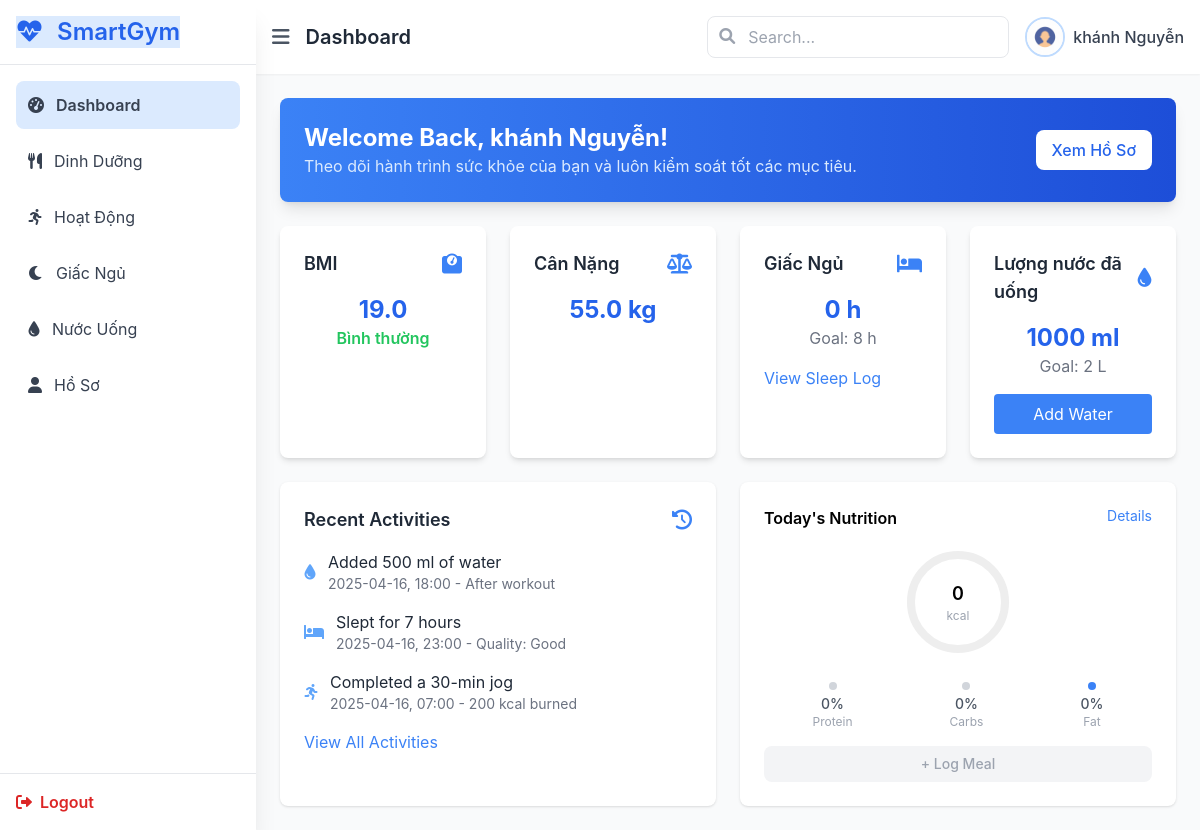
Page / (signed in) on the earlier database version.
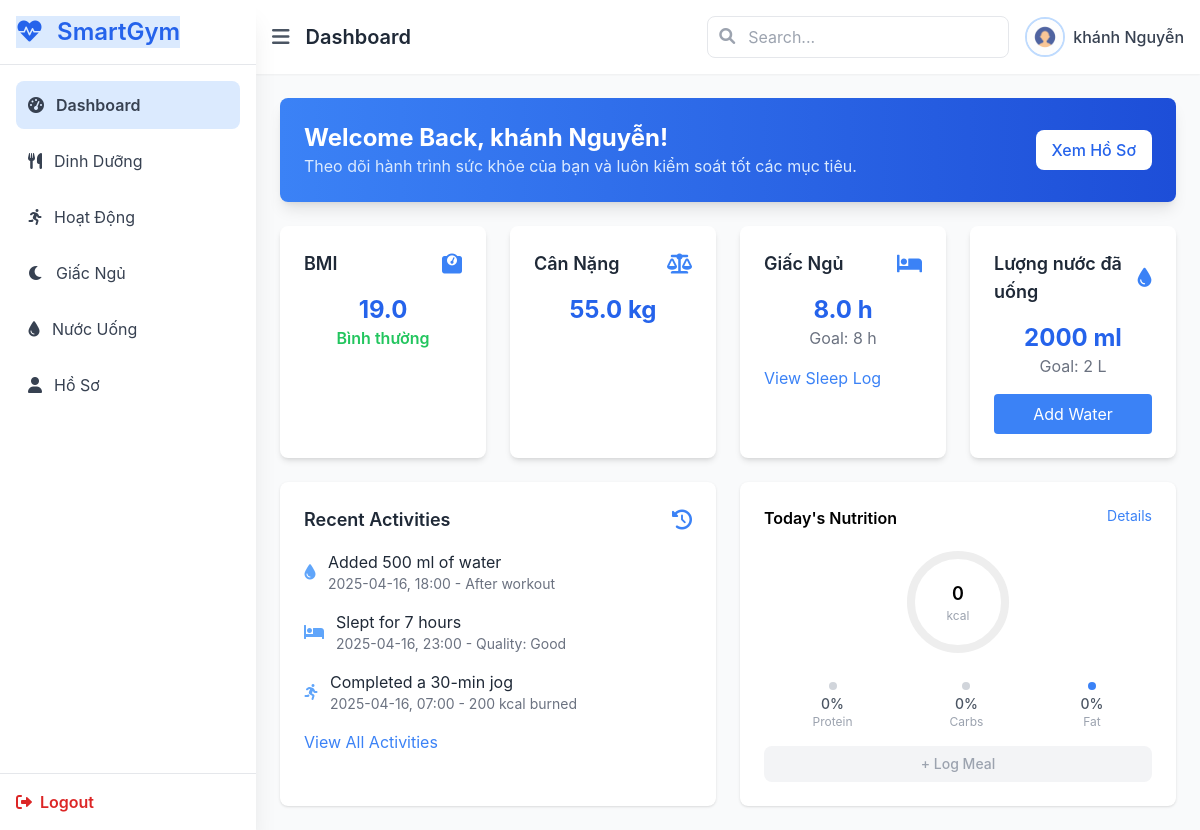
Same page on the later database version.
### sleep/models.py (models this page shows, shortened)
class SleepRecord(models.Model):
    user = models.ForeignKey(settings.AUTH_USER_MODEL, on_delete=models.CASCADE)
    date = models.DateField()  # Người dùng chọn ngày ngủ
    sleep_time = models.TimeField()
    wake_time = models.TimeField()
    duration_hours = models.FloatField()
    quality = models.CharField(max_length=20)
    note = models.TextField(blank=True)

### main/views.py (the view)
# urls.py: path('', views.dashboard, name='dashboard'),  # Trang mặc định sau đăng nhập
@login_required
def dashboard(request):
    user = request.user
    today = timezone.now().date()  # Lấy ngày hôm nay theo Django timezone
    total_water_today = WaterIntake.objects.filter(user=user, date=today).aggregate(Sum('amount_ml'))['amount_ml__sum'] or 0
    today_sleep_record = SleepRecord.objects.filter(user=user, date=today).first()
    total_sleep_today = today_sleep_record.duration_hours if today_sleep_record else 0  # Lấy giá trị thực nếu có, nếu không hiển thị mặc định 7h
    return render(request, 'main/dashboard.html', {
        'name': user.get_full_name(),
        'bmi': user.bmi,
        'weight': user.weight_kg,
        'height': user.height_cm,
        'email': user.email,
        'water': total_water_today,   # bạn có thể lấy từ WaterIntake sau
        'sleep': total_sleep_today,
        'last_update': user.last_weight_update
    })

### accounts/models.py (called while the page is built)
    @property
    def bmi(self):
        if self.height_cm and self.weight_kg:
            height_m = self.height_cm / 100
            return round(self.weight_kg / (height_m ** 2), 1)
        return None

### main/templates/main/dashboard.html (shortened to what the changed rows need)
{% extends 'main/base.html' %}
{% block content %}
<div class="grid grid-cols-1 md:grid-cols-2 lg:grid-cols-4 gap-6">
    <div class="card bg-white p-6 rounded-lg shadow-md">
        <div class="text-center">
            <p class="text-2xl font-bold text-blue-600">{{ sleep }} h</p>
            <p class="text-gray-500">Goal: 8 h</p>
        </div>
    </div>
    <div class="card bg-white p-6 rounded-lg shadow-md">
        <div class="text-center">
            <p class="text-2xl font-bold text-blue-600">{{ water }} ml</p>
            <p class="text-gray-500">Goal: 2 L</p>
        </div>
    </div>
</div>
{% endblock %}

Differences in the rows shown:
added SleepRecord: duration_hours "8.0"
Other differences:
{{ water }}: "1000" → "2000"
{{ sleep }}: "0" → (not shown)
